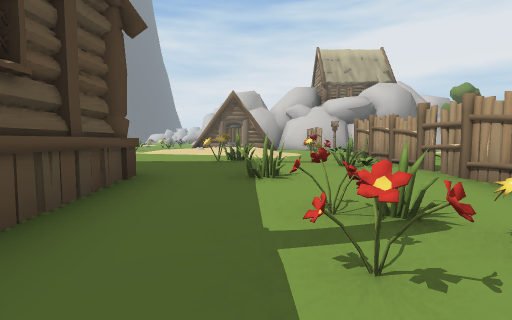
[1] (above)

24 first-person views from a walk through a scene from a Unity 3-D project. The camera is 1.3 m above the floor, tilts 4° down and sees 85° across. The floor is counted in squares, 2 m on a side. Each view is taken from the middle of a square. On the plan, view 1 faces up. The plan holds only what a view shows up to about 9 squares ahead; the rest is blank. The place goes on beyond the plan. The player character is not drawn. Some animated figures are not drawn.

[2]
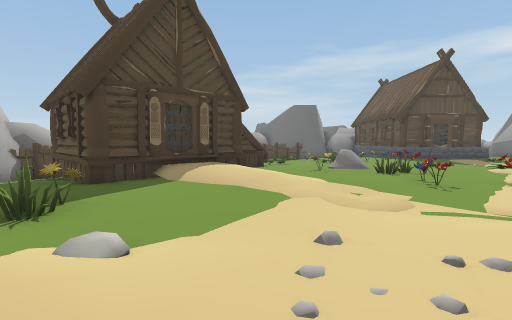

[3]
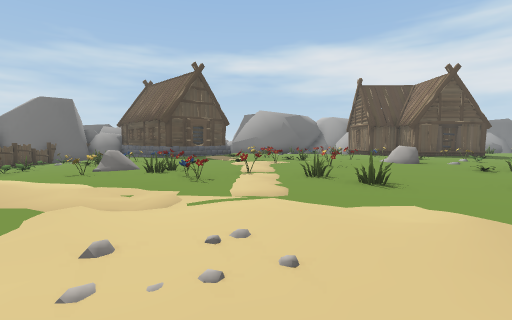

[4]
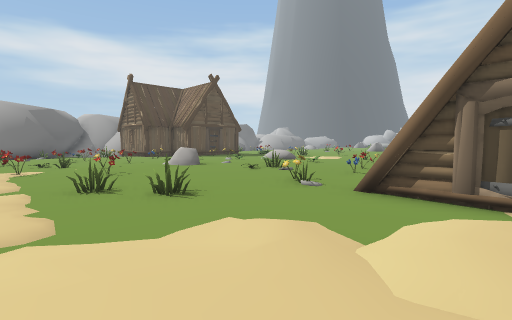

[5]
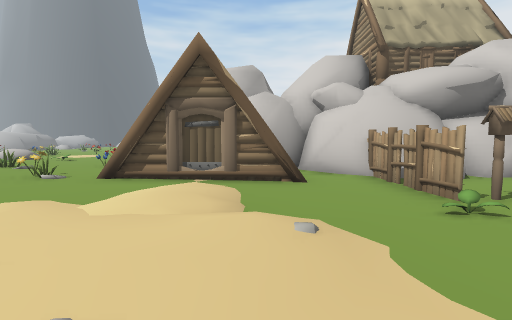

[6]
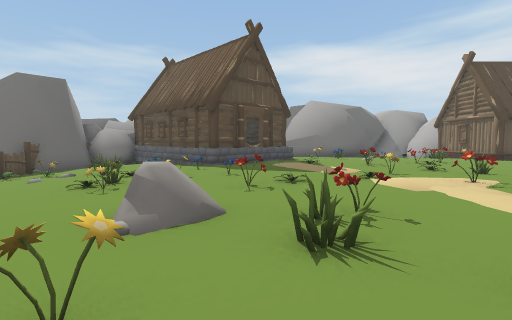

[7]
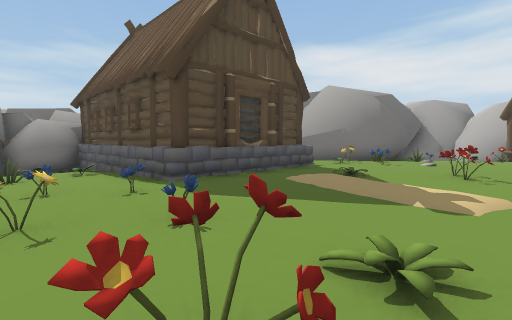

[8]
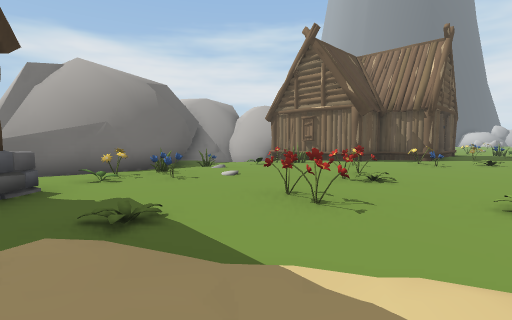

[9]
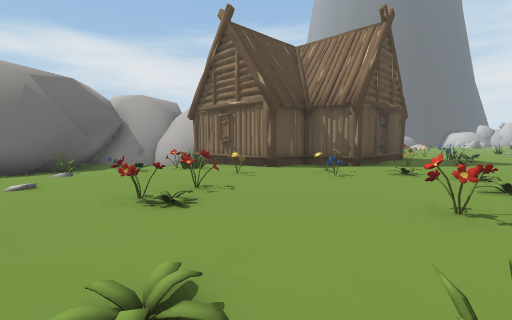

[10]
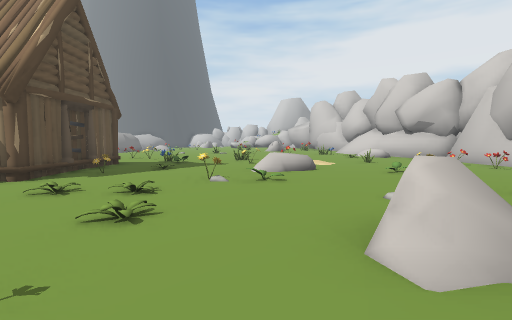

[11]
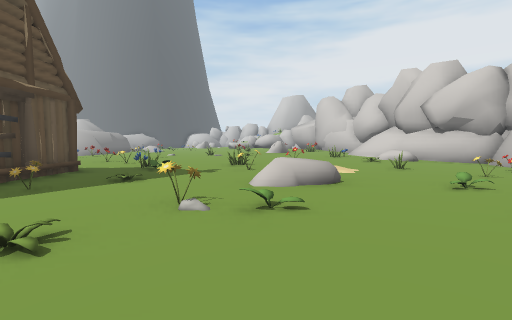

[12]
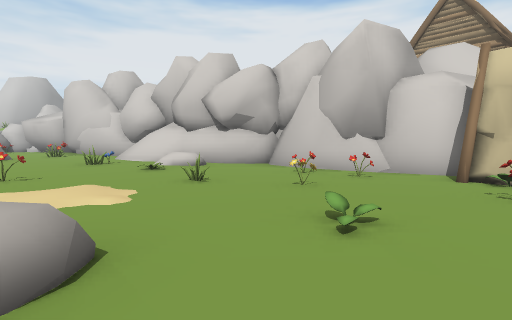

[13]
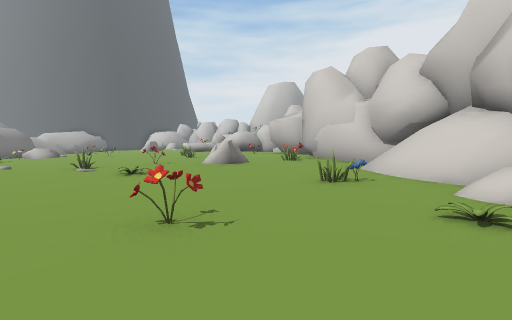

[14]
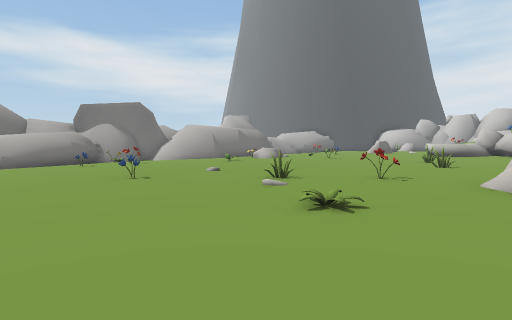

[15]
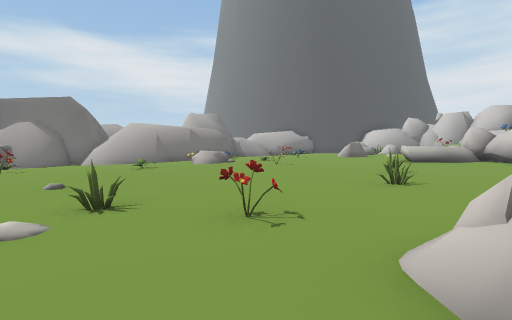

[16]
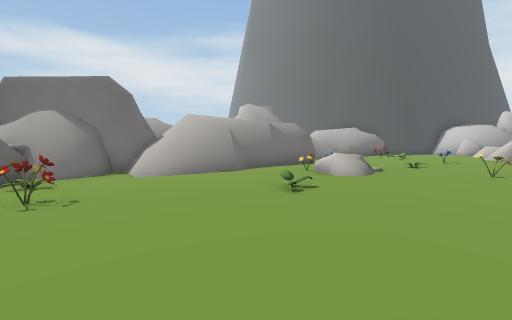

[17]
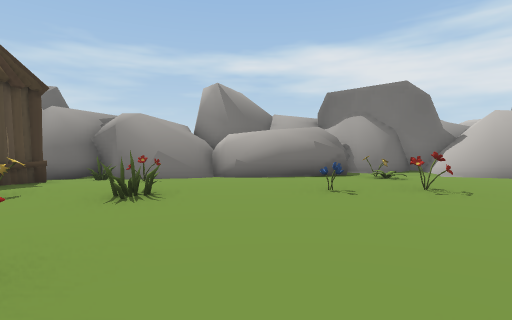

[18]
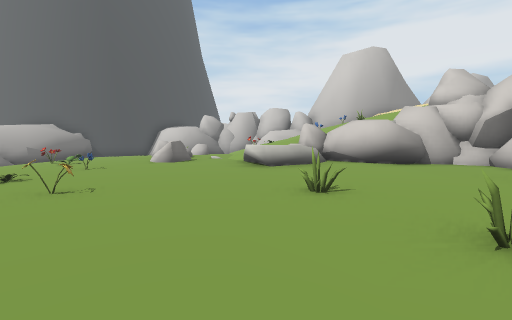

[19]
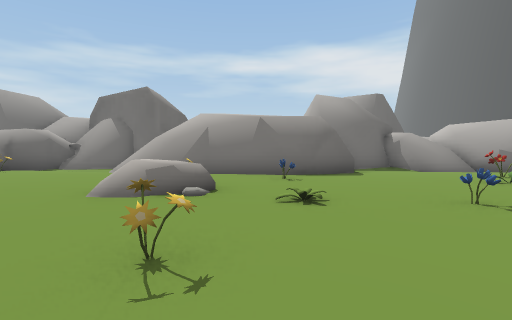

[20]
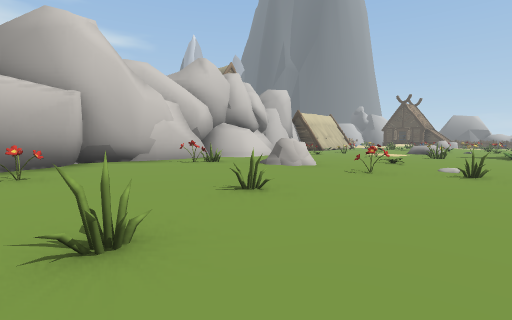

[21]
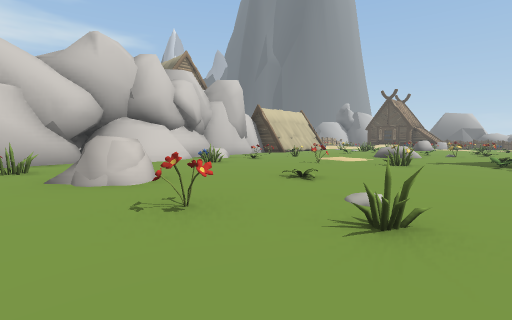

[22]
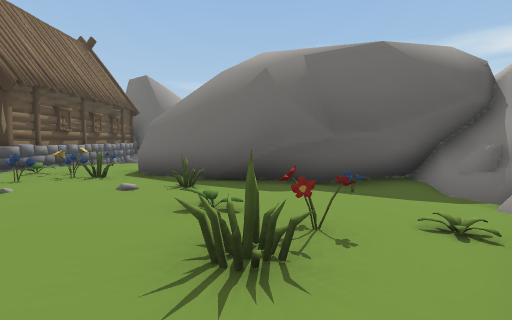

[23]
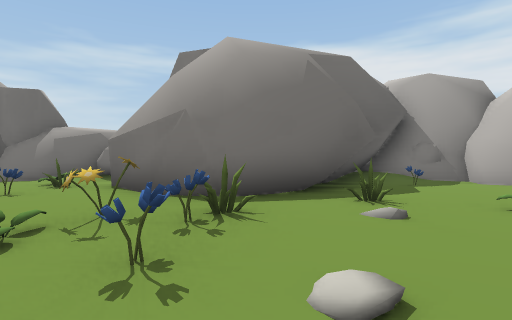

[24]
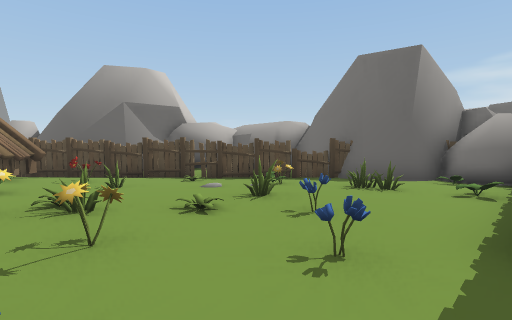

### Floor plan
Key: @ floor where view 1 was taken; # wall or solid block; . main floor; : floor 0.25 m higher than the main floor; - floor 0.25 m lower than the main floor; + floor 0.5 m higher than the main floor; _ floor 0.5 m lower than the main floor; < floor 0.75 m lower than the main floor; * floor 1 m higher than the main floor; / step, stairs or slope; = window, fence, low wall or low ledge; ^ raised ledge; O other object.
Columns run from 24 left of view 1 to 5 right of it. Each row starts with its distance up from view 1.
 39   #=_O-.. ..//    OO
 38   #_//-O.OO./OO OO=/
 37   #_/--.....O*:OOO#
 36     #--.O.....:::.#
 35     #-O.O......::
 34     #---.......:O###
 33    ##-OO.O...O.::###
 32    ##--......O.:::#
 31   ###--........::O##
 30  ##=/--.O......::O:#
 29 ###//--......O.O::.##
 28 #O//OO......O..O:../#O
 27 # ##--O...../......//
 26    #/-O...O...O....=#
 25    ^/-...........OO=#
 24  ###_/.O.O.........O##
 23   ##_O....O....O..O..##
 22   ##O/.O ..O.O........#
 21   #<///   .OO.O...O.O-#
 20   ##      .O.......O.O####
 19           ..O..O......#####
 18           .O.....O...OO####
 17         OO...OO....O.O## ####
 16  ###  ##O..OO....O..O    O#  #
 15  ## /O--..O....::O...     #  #
 14 ##O_/-OO.O...O:O:O.O.OO#OO-O^-
 13  ##_O-O......O::::..O../.--O--
 12   ###--...O....:::...../.--O-
 11    ###O...O..OO.O..O.//:/.O.
 10      #.O..O.O.O...O../::/..
  9     ##.OO.O..O...O...:::/.
  8     #/.O..O/.O..O.O../:///.O
  7    _OO.OO.//..O.OOO.//../..OO
  6  #O_O-O# O....O....://:..OOO.
  5  ##__O## #O..O..O.O://.OO.OO
  4   #/    ##OO.OO--...+/....-O
  3        ##O-O-OO---.O###.OO-
  2       ##OO--O-O-OO#   #/-O-
  1       #O_/O_O/O_-O    #//O
  0        #O_//OO__OO    #/@
 -1       OO  OOOOOOOOO   OO
 -2           #   _##      #
 -3           ######

Where each view was taken, in squares from view 1:
view 1: 0 up, 0 right, facing up
view 2: 9 up, 0 right, facing down-left
view 3: 9 up, 0 right, facing left
view 4: 9 up, 1 left, facing up-left
view 5: 8 up, 0 right, facing up
view 6: 6 up, 5 left, facing left
view 7: 6 up, 9 left, facing left
view 8: 7 up, 12 left, facing up-left
view 9: 10 up, 11 left, facing up-left
view 10: 12 up, 10 left, facing up
view 11: 14 up, 10 left, facing up
view 12: 17 up, 9 left, facing up-right
view 13: 21 up, 8 left, facing up
view 14: 24 up, 9 left, facing up-left
view 15: 27 up, 9 left, facing up-left
view 16: 27 up, 14 left, facing up-left
view 17: 25 up, 14 left, facing left
view 18: 30 up, 12 left, facing up
view 19: 34 up, 13 left, facing left
view 20: 34 up, 13 left, facing down-right
view 21: 30 up, 13 left, facing down-right
view 22: 15 up, 16 left, facing down-left
view 23: 10 up, 15 left, facing left
view 24: 6 up, 12 left, facing down
